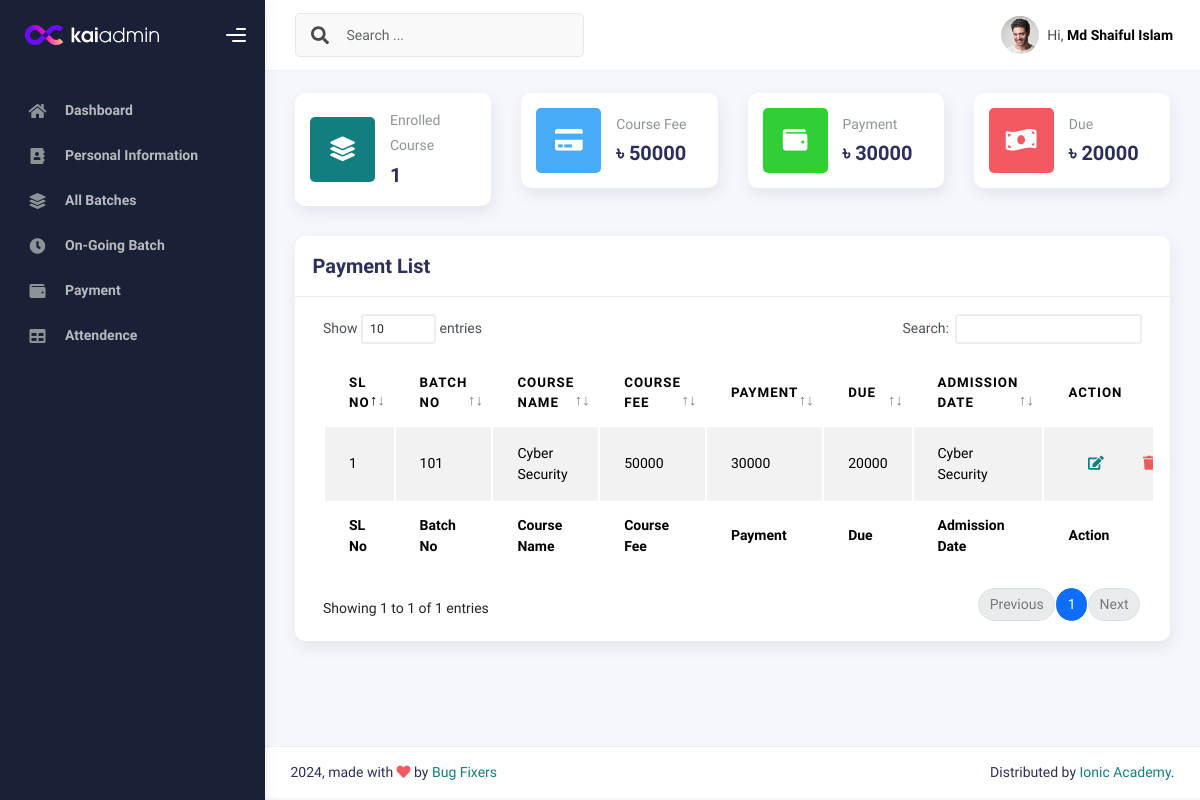
Page /studentPayment/ (signed in) on the committed database.
### IMSapp/models.py (models this page shows, shortened)
class IMSUserModel(AbstractUser):
    USERTYPE=[
        ('Authority','Authority'),
        ('Student','Student'),
        ('Teacher','Teacher'),
        ('Staff','Staff'),
    ]
    UserType=models.CharField(choices=USERTYPE,max_length=100, null=True)

class StudentModel(models.Model):
    Imsuser=models.OneToOneField(IMSUserModel,on_delete=models.CASCADE,related_name='studentinfo',null=True)
    StudentID=models.CharField(max_length=100,null=True)
    StudentName=models.CharField(max_length=100,null=True)
    StudentPhoto=models.ImageField(upload_to='studentPhoto',null=True)
    AdmissionDate=models.DateField(auto_now_add=True,null=True)
    EducationalQualification=models.CharField(max_length=100,null=True)
    LinkedInLink =models.CharField(max_length=150,null=True)
    GithubLink =models.CharField(max_length=150,null=True)
    FacebookLink =models.CharField(max_length=150,null=True)

class AdmittedCourseModel(models.Model):
    Courseuser=models.ForeignKey(IMSUserModel,on_delete=models.CASCADE,related_name='admittedcourseinfo', null=True)
    Studentuser =models.ForeignKey(StudentModel,on_delete=models.CASCADE,related_name='studetinfo', null=True)
    StudentID = models.CharField(max_length=150,null=True)
    LearningBatch=models.ForeignKey(BatchInfoModel,on_delete=models.SET_NULL, related_name="batchinfo",null=True)
    CourseFee=models.CharField(max_length=150,null=True)
    Payment=models.CharField(max_length=150,null=True)
    Due=models.CharField(max_length=150,null=True)
    AdmissionDate=models.DateField(auto_now_add=True,null=True)
    CourseName = models.ForeignKey(CourseInfoModel,on_delete =models.SET_NULL, related_name="courseinfo",null=True)

class BatchInfoModel(models.Model):
    BatchNo=models.CharField(max_length=100,null=True)
    Batchschedule=models.CharField(max_length=100,null=True)
    STATUS = [
        ('On-Going','On-Going'),
        ('Upcomming','Upcomming'),
        ('Completed','Completed')
    ]
    Status=models.CharField(choices = STATUS, max_length=100,null=True)
    BatchStartDate=models.DateField(null=True)
    TotalStudent=models.CharField(max_length=100,null=True)
    BatchInstructor=models.CharField(max_length=100,null=True)
    CourseName=models.ForeignKey(CourseInfoModel,on_delete = models.SET_NULL,related_name='coursenameinfo',null=True)
    def __str__(self):
        return self.BatchNo

class CourseInfoModel(models.Model):
    CourseName=models.CharField(max_length=150, null=True)
    Sologan=models.CharField(max_length=100, null=True)
    ShortSummary=models.CharField(max_length=150, null=True)
    CourseCategory=models.ForeignKey(CourseCategoryModel,on_delete=models.SET_NULL,related_name='coursecategory', null=True)
    Lecture=models.IntegerField(null=True)
    CourseDuration=models.IntegerField(null=True)
    WeeklyClass=models.IntegerField(null=True)
    ClassDuration=models.IntegerField(null=True)
    TotalProject=models.IntegerField(null=True)
    CourseOverview=models.TextField(null=True)
    CourseCurrriculum=models.TextField(null=True)
    Software=models.TextField(max_length=200, null=True)
    CourseFor=models.TextField(null=True)
    JobPositions=models.TextField(null=True)
    CourseFee=models.IntegerField(null=True)
    IntroVideo=models.CharField(max_length=200, null=True)
    CourseImage=models.ImageField(upload_to='courseImage', null=True)
    def __str__(self):
        return self.CourseName

### IMSapp/studentviews.py (the view)
# urls.py: path('studentPayment/',studentPayment,name="studentPayment"),
@login_required
def studentPayment(request):
    current_user = request.user
    coursefee=0
    payment=0
    coursedata=AdmittedCourseModel.objects.filter(Courseuser=current_user)
    for batch in coursedata:
        coursefee += int(batch.CourseFee)
        payment += int(batch.Payment)
    due = int(coursefee) - int(payment)
    context = {
        'coursedata':coursedata,
        'coursefee':coursefee,
        'payment':payment,
        'due':due,
    }
    return render(request,'students/studentPayment.html',context)

### IMSapp/templates/students/studentPayment.html (shortened to what this page needs)
{% extends 'profilemaster/master.html' %}
{% block content %}
<div class="row">
    <div class="col-sm-6 col-md-3">
      <div class="card card-stats card-round">
        <div class="card-body">
          <div class="row align-items-center">
            <div class="col-icon">
              <div class="icon-big text-center icon-primary bubble-shadow-small">
                <i class="fas fa-layer-group"></i>
              </div>
            </div>
            <div class="col col-stats ms-3 ms-sm-0">
              <div class="numbers">
                <p class="card-category">Enrolled Course</p>
                <h4 class="card-title">{{coursedata|length}}</h4>
              </div>
            </div>
          </div>
        </div>
      </div>
    </div>
    <div class="col-sm-6 col-md-3">
      <div class="card card-stats card-round">
        <div class="card-body">
          <div class="row align-items-center">
            <div class="col-icon">
              <div class="icon-big text-center icon-info bubble-shadow-small">
                <i class="fas fa-credit-card"></i>
              </div>
            </div>
            <div class="col col-stats ms-3 ms-sm-0">
              <div class="numbers">
                <p class="card-category">Course Fee</p>
                <h4 class="card-title">৳ {{coursefee}}</h4>
              </div>
            </div>
          </div>
        </div>
      </div>
    </div>
    <div class="col-sm-6 col-md-3">
      <div class="card card-stats card-round">
        <div class="card-body">
          <div class="row align-items-center">
            <div class="col-icon">
              <div class="icon-big text-center icon-success bubble-shadow-small">
                <i class="fas fa-wallet"></i>
              </div>
            </div>
            <div class="col col-stats ms-3 ms-sm-0">
              <div class="numbers">
                <p class="card-category">Payment</p>
                <h4 class="card-title">৳ {{payment}}</h4>
              </div>
            </div>
          </div>
        </div>
      </div>
    </div>
    <div class="col-sm-6 col-md-3">
        <div class="card card-stats card-round">
          <div class="card-body">
            <div class="row align-items-center">
              <div class="col-icon">
                <div class="icon-big text-center icon-danger bubble-shadow-small">
                    <i class="fas fa-money-bill-wave"></i>
                </div>
              </div>
              <div class="col col-stats ms-3 ms-sm-0">
                <div class="numbers">
                  <p class="card-category">Due</p>
                  <h4 class="card-title">৳ {{due}}</h4>
                </div>
              </div>
            </div>
          </div>
        </div>
      </div>
  </div>
<div class="col-md-12">
    <div class="card">
      <div class="card-header">
        <h4 class="card-title">Payment List</h4>
      </div>
      <div class="card-body">
        <div class="table-responsive">
          <table id="basic-datatables" class="display table table-striped table-hover">
            <thead>
              <tr>
                <th>SL No</th>
                <th>Batch No</th>
                <th>Course Name</th>
                <th>Course Fee</th>
                <th>Payment</th>
                <th>Due</th>
                <th>Admission Date</th>
                <th>Action</th>
              </tr>
            </thead>
            <tfoot>
              <tr>
                <th>SL No</th>
                <th>Batch No</th>
                <th>Course Name</th>
                <th>Course Fee</th>
                <th>Payment</th>
                <th>Due</th>
                <th>Admission Date</th>
                <th>Action</th>
              </tr>
            </tfoot>
            <tbody>
              {% for i in coursedata %}
              <tr>
                <td>{{forloop.counter}}</td>
                <td>{{i.LearningBatch}}</td>
                <td>{{i.LearningBatch.CourseName}}</td>
                <td>{{i.CourseFee}}</td>
                <td>{{i.Payment}}</td>
                <td>{{i.Due}}</td>
                <td>{{i.CourseName}}</td>
                <td>
                    <div class="form-button-action">
                        <a href="{% url 'editstudent' i.id %}" class="btn btn-link btn-primary btn-md">
                          <i class="fa fa-edit"></i>
                        </a>
                        <a href="{% url 'deletestudent' i.id %}" class="btn btn-link btn-danger btn-md">
                          <i class="fa fa-trash"></i>
                        </a>
                      </div>
                </td>
              </tr>
              {% endfor %}
            </tbody>
          </table>
        </div>
      </div>
    </div>
  </div>
{% endblock content %}

### IMSapp/templates/profilemaster/header.html (shortened to what this page needs)
{% load static %}
<div class="main-header">
    <nav class="navbar navbar-header navbar-header-transparent navbar-expand-lg border-bottom">
      <div class="container-fluid">
        <nav class="navbar navbar-header-left navbar-expand-lg navbar-form nav-search p-0 d-none d-lg-flex">
          <div class="input-group">
            <div class="input-group-prepend">
              <button type="submit" class="btn btn-search pe-1">
                <i class="fa fa-search search-icon"></i>
              </button>
            </div>
            <input type="text" placeholder="Search ..." class="form-control" />
          </div>
        </nav>
        <ul class="navbar-nav topbar-nav ms-md-auto align-items-center">
          <li class="nav-item topbar-user dropdown hidden-caret">
            <a class="dropdown-toggle profile-pic" data-bs-toggle="dropdown" href="#" aria-expanded="false">
              <div class="avatar-sm">
                <img src="{% static 'profileassets/img/profile.jpg' %}" alt="..." class="avatar-img rounded-circle" />
              </div>
              <span class="profile-username">
                <span class="op-7">Hi,</span>
                <span class="fw-bold">{{user.studentinfo.StudentName}}</span>
              </span>
            </a>
          </li>
        </ul>
      </div>
    </nav>
  </div>

### rows in the picture
IMSUserModel: studentinfo.StudentName "Md Shaiful Islam"
AdmittedCourseModel: LearningBatch "101", LearningBatch.CourseName "Cyber Security", CourseFee "50000", Payment "30000", Due "20000", CourseName "Cyber Security"

### other values in the picture
{{ coursedata|length }} "1"
{{ coursefee }} "50000"
{{ payment }} "30000"
{{ due }} "20000"
